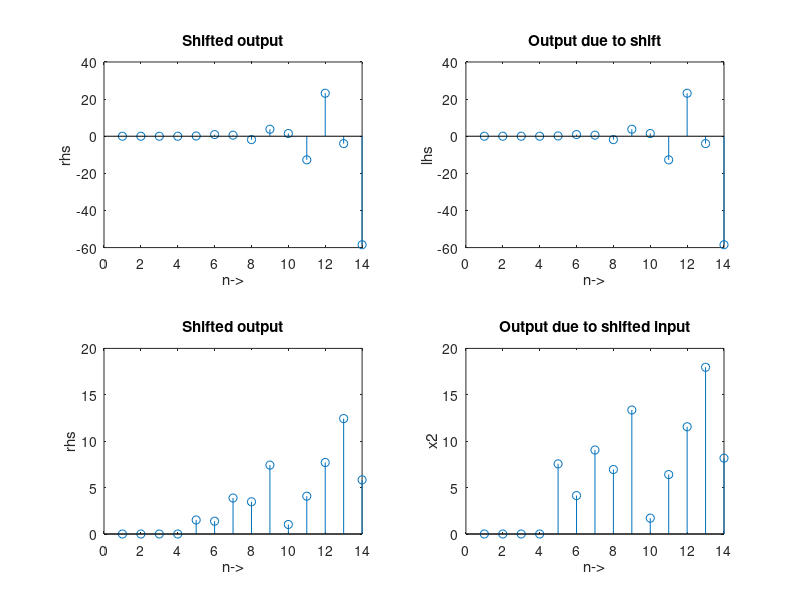

Write the MATLAB code that produced this figure.
clc; clear all; close all;
k=4;
a=[1 2 3];
b=[2 3];
x=rand(1, 10);
y=filter(b, a, x);
xshift=[zeros(1, k), x];
rhs=[zeros(1, k), y];
lhs=filter(b, a, xshift);
subplot(2, 2, 1);
stem(rhs); xlabel('n->'); ylabel('rhs'); title('Shifted output')
subplot(2,2,2);
stem(lhs); xlabel('n->'); ylabel('lhs'); title('Output due to shift');
if (abs(lhs-rhs)<0.0001)
    disp('System A is time invariant')
else
    disp('System A is not time invariant');
end

x=rand(1, 10);
x1=[zeros(1, 4), x];
n=1:14;
x2=2.*n.*x1;
n=1:10;
y=2.*x.*n;
rhs=[zeros(1, 4), y];
subplot(2, 2, 3);
stem(rhs); xlabel('n->');ylabel('rhs'); title('Shifted output'); ylim([0, 20]);
subplot(2, 2, 4);
stem(x2); xlabel('n->'); ylabel('x2'); title('Output due to shifted input'); ylim([0, 20]);
if (abs(rhs-x2)<0.0001)
    disp('System B is time invariant')
else
    disp('System B is time variant');
end
